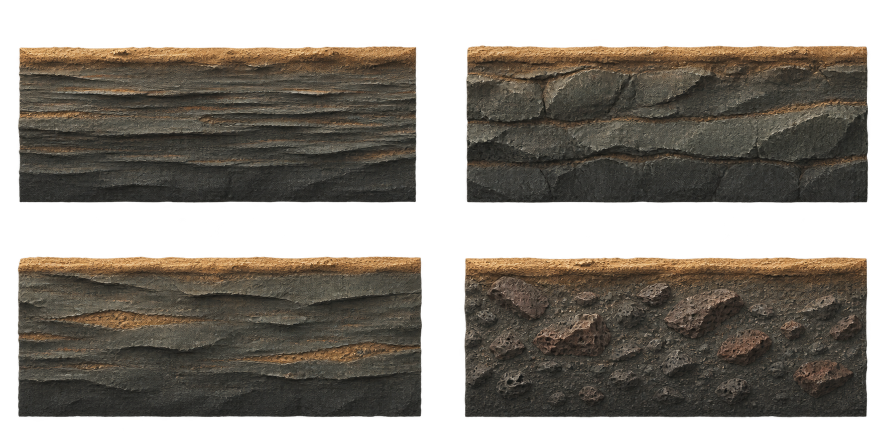
#> input picture assets/painted/vesper-scenery/terrain.png, 1774 x 887 px (shown at 1/2 size); its folder holds only this picture in this run
$ python index-painted-vesper-scenery.py
#> lines starting #> are read from the running program, lines starting #| are printed output that depends on the picture
#!/usr/bin/env python3
"""Measure original Vesper scenery PNGs; never alter image pixels."""
from pathlib import Path
import hashlib
import json
from PIL import Image

ROOT = Path(__file__).resolve().parents[1]
OUT = ROOT / 'assets/painted/vesper-scenery'
SPECS = {
    'terrain': {
        'columns': [0, 887, 1774], 'rows': [0, 450, 887],
        'names': ['shale', 'basalt', 'sediment', 'scoria'],
    },
    'props': {
        'columns': [0, 512, 1024, 1536], 'rows': [0, 512, 1024],
        'names': ['slate-rock', 'basalt-rock', 'scoria-rock', 'crust-lichen', 'fan-lichen', 'slate-rubble'],
    },
    'viaduct': {
        'columns': [0, 365, 930, 1536], 'rows': [0, 596, 1024],
        'names': ['pier', 'brace', 'deck', 'stanchion', 'sleeper', 'tie-rod'],
    },
}
ORIGINALS = {
    'terrain': 'exec-d9620ee8-56af-4c84-aa4b-ce1865d8560d.png',
    'props': 'exec-8dfb1d74-c111-44a3-a2b0-5b9a505f3687.png',
    'viaduct': 'exec-a980240d-ad0d-4b87-99e4-11b18fef53f7.png',
}
layout, files = {}, []
for key, spec in SPECS.items():
    path = OUT / f'{key}.png'
    original = path.read_bytes()
    im = Image.open(path)
#> im is the input picture: PIL image 1774x887 RGBA; mean R, G, B, A 52.3, 46, 37.5, 160.9
    assert im.mode == 'RGBA', (key, 'RGBA expected')
    assert list(im.size) == [spec['columns'][-1], spec['rows'][-1]]
    alpha = im.getchannel('A'); histogram = alpha.histogram()
#> after `alpha = im.getchannel('A')`:
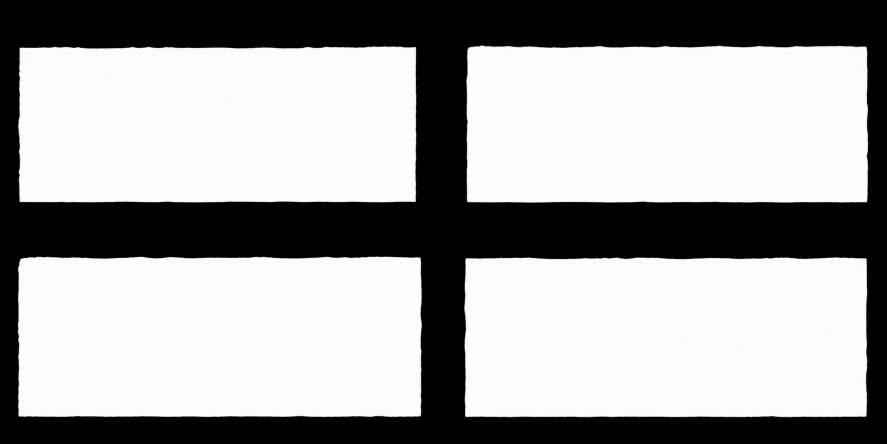
#> alpha: PIL image 1774x887 L (shown at 1/2 size); min 0, max 255, mean 160.9
#> after `histogram = alpha.histogram()`: histogram = 256 values, max 675320 at index 252, min 35 at index 144, mean 6146.6
    transparent = histogram[0] / (im.width * im.height)
#> transparent = 0.338
    assert transparent > (.3 if key == 'terrain' else .7)
    frames, cells = {}, []
    cols = len(spec['columns']) - 1
    for i, name in enumerate(spec['names']):
        row, col = divmod(i, cols)
        x0, x1 = spec['columns'][col:col+2]; y0, y1 = spec['rows'][row:row+2]
        cell = [x0, y0, x1-x0, y1-y0]; cells.append(cell)
        region = alpha.crop((x0, y0, x1, y1)); w, h = region.size
        gutter = max(region.crop(box).getextrema()[1] for box in [(0,0,w,3),(0,h-3,w,h),(0,0,3,h),(w-3,0,w,h)])
        assert gutter <= 2, (key, name, 'visible pixels cross measured cell', gutter)
        bounds = region.point(lambda value: 255 if value >= 32 else 0).getbbox()
        assert bounds, (key, name)
        bx, by, ex, ey = bounds[0]+x0, bounds[1]+y0, bounds[2]+x0, bounds[3]+y0
        sx, sy = max(x0, bx-2), max(y0, by-2)
        sw, sh = min(x1, ex+2)-sx, min(y1, ey+2)-sy
        anchor = [(bx+ex)/2, ey]
        scale = 32/(ex-bx)
        if key == 'terrain':
            anchor = [bx, by]; scale = 512/(ex-bx)
        elif name == 'pier':
            anchor = [(bx+ex)/2, by]; scale = 88/(ex-bx)
        elif name == 'deck':
            anchor = [bx, by]; scale = 192/(ex-bx)
        elif name == 'stanchion':
            scale = 39/(ey-by)
        elif key == 'viaduct':
            anchor = [bx, (by+ey)/2]
            scale = (14 if name == 'sleeper' else 238)/(ex-bx)
        frame = {
            'cell': cell, 'source': [sx, sy, sw, sh],
            'alphaBounds': [bx, by, ex-bx, ey-by],
            'target': [round((sx-anchor[0])*scale, 9), round((sy-anchor[1])*scale, 9), round(sw*scale, 9), round(sh*scale, 9)],
            'size': [round((ex-bx)*scale, 9), round((ey-by)*scale, 9)],
            'anchors': {'sourceOrigin': anchor, 'origin': [0, 0]},
            'usage': 'runtime', 'maxCellGutterAlpha': gutter,
        }
        if key == 'terrain':
            # A fully interior material window avoids low-alpha cutout borders
            # at tile joins. It is a drawImage crop, never a pixel rewrite.
            frame['materialSource'] = [bx+8, by+8, ex-bx-16, ey-by-16]
        frames[name] = frame
#> this loop made 4 passes
#> (bounds, bx, by, ex, ey, sx, sy, sw) on passes 2 to 4: ((45, 90, 850, 406), 932, 90, 1737, 406, 930, 88, 809), ((35, 63, 844, 385), 35, 513, 844, 835, 33, 511, 813), ((41, 64, 848, 385), 928, 514, 1735, 835, 926, 512, 811)
#> (bx, by, ex, ey, sx, sy, sw, sh) on pass 1: (36, 92, 833, 405, 34, 90, 801, 317)
#> pass 1, `region = alpha.crop((x0, y0, x1, y1))`:
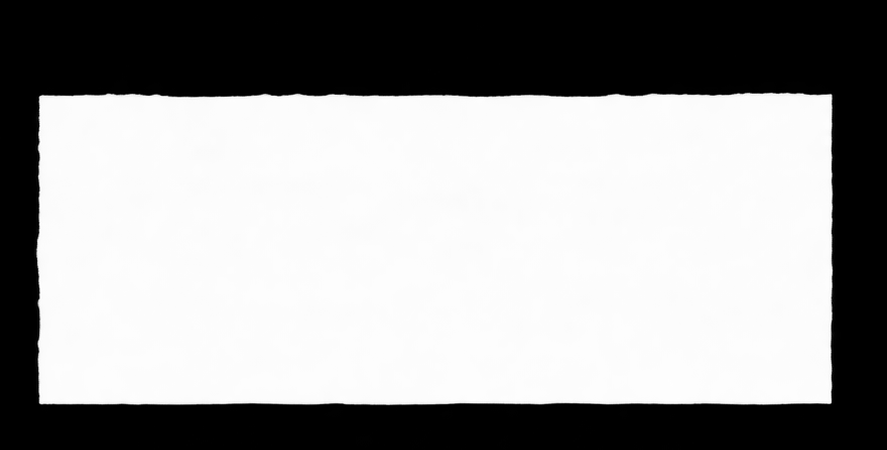
#> region: PIL image 887x450 L; min 0, max 255, mean 154.6
#> pass 2, `region = alpha.crop((x0, y0, x1, y1))`:
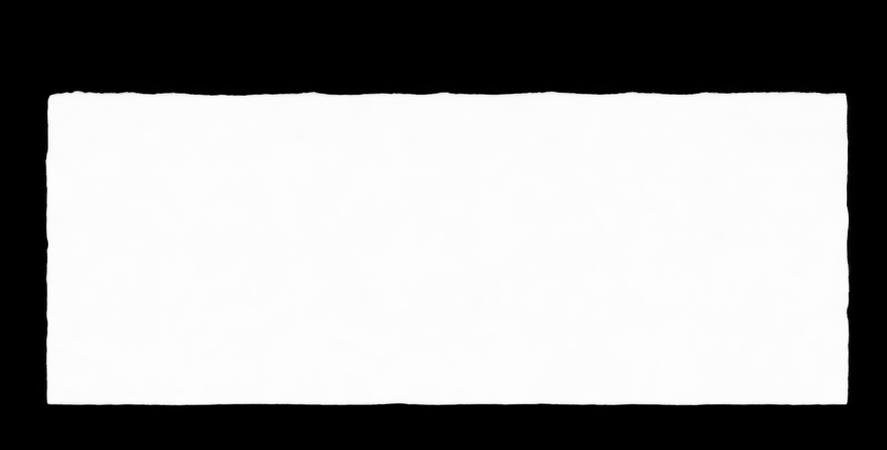
#> region: PIL image 887x450 L; min 0, max 255, mean 157.3
#> pass 3, `region = alpha.crop((x0, y0, x1, y1))`:
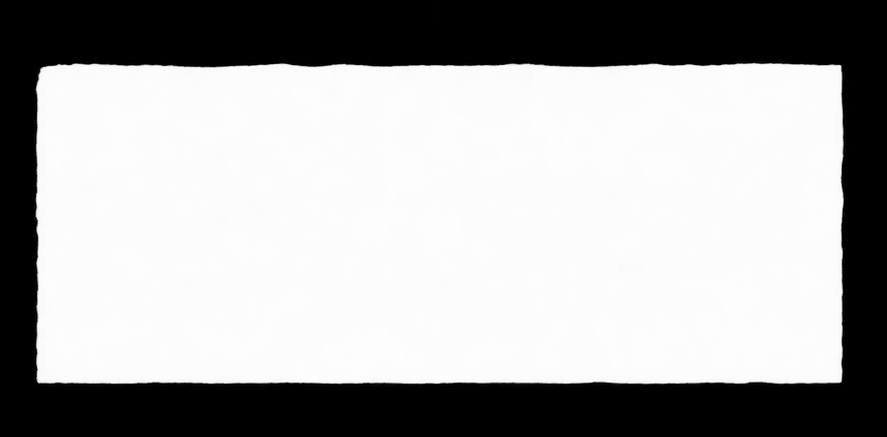
#> region: PIL image 887x437 L; min 0, max 255, mean 166.4
#> after the loop, cells = [[0, 0, 887, 450], [887, 0, 887, 450], [0, 450, 887, 437], [887, 450, 887, 437]]; frames = 4 items
#> (the run stopped early here; a loop or call above may not have finished)
